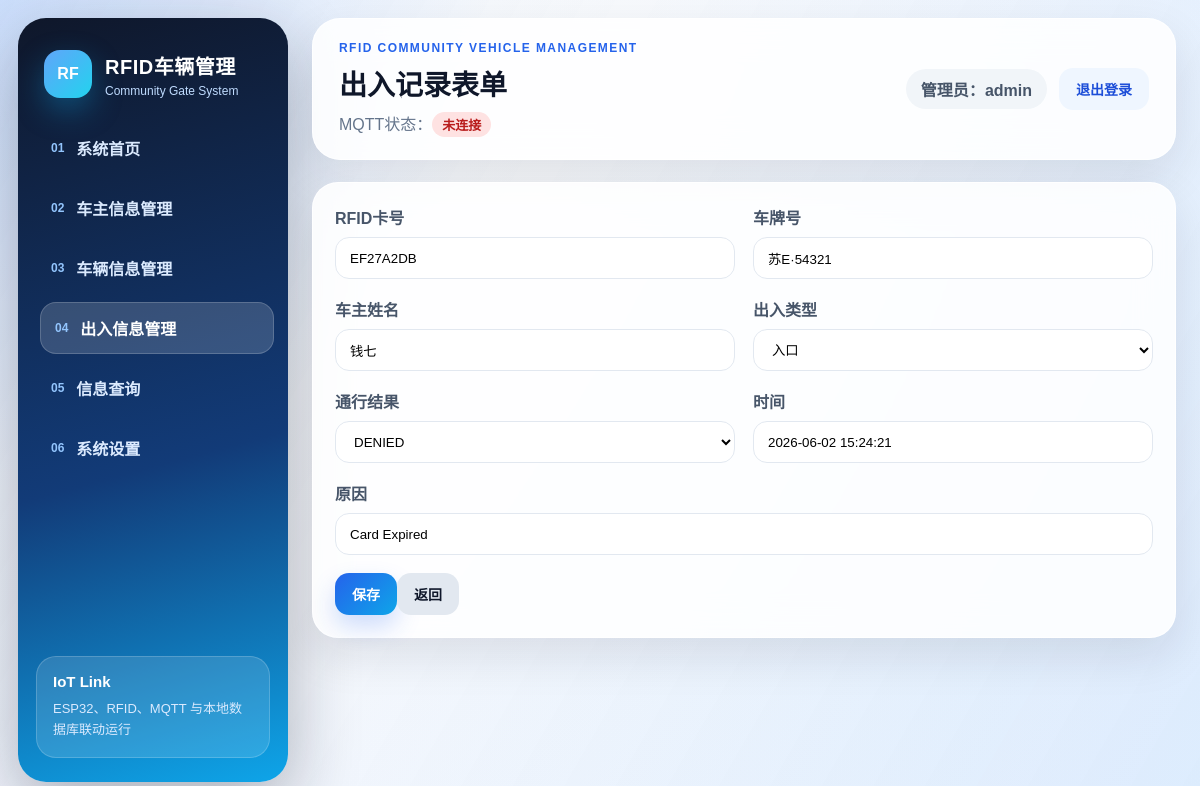
The page /access-logs/edit/3 (signed in) on the database its author committed.
### tables this page shows
CREATE TABLE AccessLogs (log_id INTEGER PRIMARY KEY AUTOINCREMENT, card_uid TEXT, plate_number TEXT, owner_name TEXT, access_type TEXT, access_result TEXT, reason TEXT, access_time TEXT);

### app.py (the view, shortened to what this page needs)
@app.route('/access-logs/edit/<int:id>', methods=['GET','POST'])
@login_required
def access_log_edit(id):
    row=one('SELECT * FROM AccessLogs WHERE log_id=?',(id,))
    if not row: flash('出入记录不存在','danger'); return redirect(url_for('access_logs'))
    return render_template('access_log_form.html', row=row, now=now())

### app.py (called while the page is built)
def now(): return datetime.now().strftime('%Y-%m-%d %H:%M:%S')

def db():
    c = sqlite3.connect(DB_PATH, check_same_thread=False)
    c.row_factory = sqlite3.Row
    return c

def one(sql, p=()):
    c=db(); r=c.execute(sql,p).fetchone(); c.close(); return r

def login_required(f):
    @wraps(f)
    def w(*a, **k):
        return f(*a, **k) if session.get('user_id') else redirect(url_for('login'))
    return w

@app.context_processor
def inject(): return {'mqtt_status': mqtt_status}

### templates/access_log_form.html (shortened to what this page needs)
{% extends 'base.html' %}{% set title='出入记录表单' %}{% block content %}
<section class="panel form-panel"><form method="post" class="form-grid">
  <label>RFID卡号<input name="card_uid" value="{{ row.card_uid if row else '' }}"></label>
  <label>车牌号<input name="plate_number" value="{{ row.plate_number if row else '' }}"></label>
  <label>车主姓名<input name="owner_name" value="{{ row.owner_name if row else '' }}"></label>
  <label>出入类型<select name="access_type"><option {% if not row or row.access_type=='入口' %}selected{% endif %}>入口</option><option {% if row and row.access_type=='出口' %}selected{% endif %}>出口</option></select></label>
  <label>通行结果<select name="access_result"><option value="DENIED" {% if row and row.access_result=='DENIED' %}selected{% endif %}>DENIED</option></select></label>
  <label>时间<input name="access_time" value="{{ row.access_time if row else now }}"></label>
  <label class="full">原因<input name="reason" value="{{ row.reason if row else '' }}"></label>
  <div class="full"><button class="btn primary">保存</button><a class="btn" href="{{ url_for('access_logs') }}">返回</a></div>
</form></section>
{% endblock %}

### static/css/style.css (style rules this page uses)
:root { --blue:#2563eb;--blue2:#0ea5e9;--dark:#0f172a;--text:#1e293b;--muted:#64748b;--line:#e2e8f0;--card:rgba(255,255,255,.86);--shadow:0 18px 45px rgba(15,23,42,.10) }
* { box-sizing:border-box }
body { margin:0;min-height:100vh;color:var(--text);font-family:"Microsoft YaHei","PingFang SC",Arial,sans-serif;background:radial-gradient(circle at top left,#dbeafe 0,#f8fafc 34%,#eef2ff 100%) }
body:before { content:"";position:fixed;inset:0;background:linear-gradient(120deg,rgba(37,99,235,.08),transparent 38%,rgba(14,165,233,.08));pointer-events:none }
.card,.panel { background:var(--card);backdrop-filter:blur(18px);border:1px solid rgba(255,255,255,.82);border-radius:26px;box-shadow:var(--shadow) }
.panel { padding:22px;margin-bottom:20px }
input,select { height:42px;border:1px solid var(--line);border-radius:14px;padding:0 14px;background:rgba(255,255,255,.88);min-width:170px;outline:none;transition:.16s }
.btn { display:inline-flex;align-items:center;justify-content:center;height:42px;padding:0 17px;border:0;border-radius:14px;background:#e2e8f0;color:#0f172a;text-decoration:none;cursor:pointer;font-size:14px;font-weight:800;transition:.16s;white-space:nowrap }
.btn.primary { background:linear-gradient(135deg,var(--blue),var(--blue2));color:#fff;box-shadow:0 12px 25px rgba(37,99,235,.22) }
.form-panel { max-width:940px }
.form-grid { display:grid;grid-template-columns:1fr 1fr;gap:18px }
.form-grid label { display:flex;flex-direction:column;gap:8px;color:#475569;font-weight:800 }
.form-grid input,.form-grid select { width:100%;min-width:0 }
.full { grid-column:1/-1 }

### rows shown on the page
AccessLogs: card_uid "EF27A2DB", plate_number "苏E·54321", owner_name "钱七", access_type "入口", access_result "DENIED", access_time "2026-06-02 15:24:21", reason "Card Expired"

### other values the page prints
{{ title or '系统管理' }} "出入记录表单"
{{ mqtt_status.message }} "未连接"
{{ session.username }} "admin"
